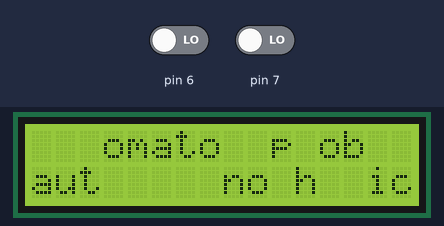
Recording of a sketch running on a simulated Arduino Uno, built with avr-gcc and run on an emulated ATmega328P. Parts: 16×2 character LCD. The inputs (shaded band) are chosen by the test bench; at power-on: pin 7 LOW, pin 6 LOW. Random numbers use the default seed unless the sketch sets one.

Above: at 1.2 s.
1.3 s: pin 7 driven HIGH
At 1.45 s:
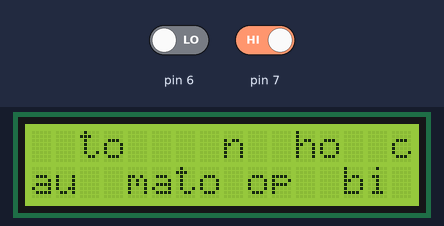
3.7 s: pin 7 driven LOW
At 4.1 s:
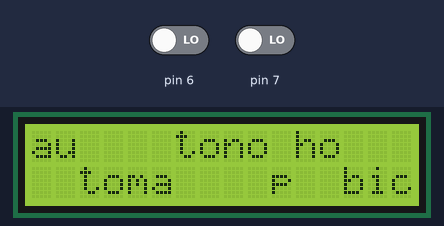
5.2 s: pin 7 driven HIGH
At 5.35 s:
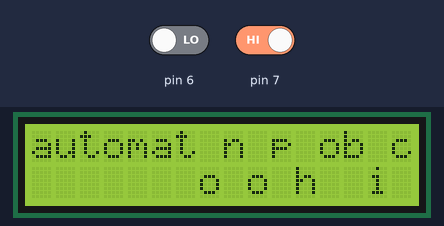
7.6 s: pin 7 driven LOW
At 8.3 s:
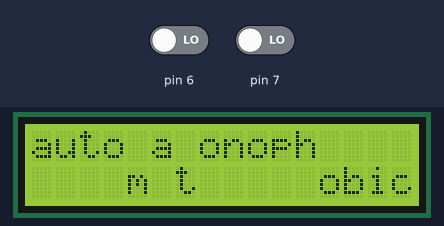
9.1 s: pin 7 driven HIGH
At 9.25 s:
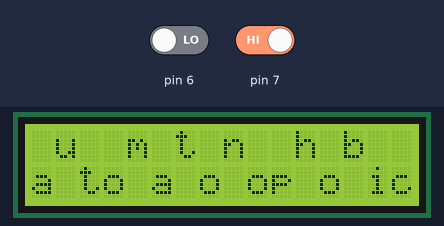
11.5 s: pin 7 driven LOW
At 12.5 s:
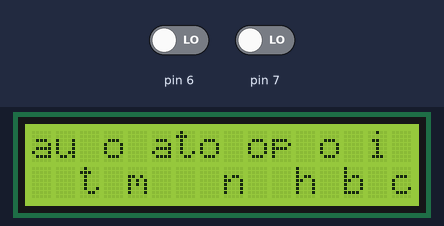
Timing chart, 0 to 14.0 s (numbered marks = the images above; inputs shaded):
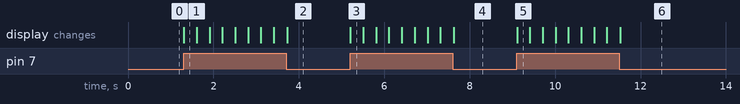

Measured:
- after the input at 1.3 s, the display: changes at once (image 1)
- after the input at 5.2 s, the display: changes at once (image 3)
- after the input at 9.1 s, the display: changes at once (image 5)

The sketch:

Arduino_project_LCD_2_2_randomizeLetterPositions.ino
```cpp
// https://ictronic.wordpress.com/2016/07/02/interfacing-16x2-lcd-with-arduino-without-potentiometer/


#include <LiquidCrystal.h>
LiquidCrystal lcd(2, 3, 8, 9, 10, 11);

String word1 = "automatonophobic";
int word1StartX = 2;

int switch1 = LOW;
int switch2 = LOW;

void setup() {


  pinMode(6, INPUT);
  pinMode(7, INPUT);

  lcd.begin(16, 2);

  randomizeWord();

}

void loop() {


  switch1 = digitalRead(7);
  switch2 = digitalRead(6);


  //  lcd.print("a l s v n s e e ");
  //  lcd.setCursor(0, 1);
  //  lcd.print(" l u i e e s s s ");
  //  delay(750);
  //  lcd.scrollDisplayLeft();
  //  lcd.setCursor(0, 0);


  positionSwitches();

}

int randomizer() {
  int result;
  float seed = random(-1, 1);
  if (seed < 0) {
    result = 0;
    return result;
  } else {
    result = 1;
    return result;
  }
}

void randomizeWord() {
  for (int i = 0; i < word1.length(); i++) {
    int pos = randomizer();
    lcd.setCursor(i, pos);
    lcd.print(word1.charAt(i));
  }

}

void positionSwitches() {

  if (switch1 == HIGH) {
    lcd.clear();
    randomizeWord();
  }

  if (switch2 == HIGH) {

  }

}
```
